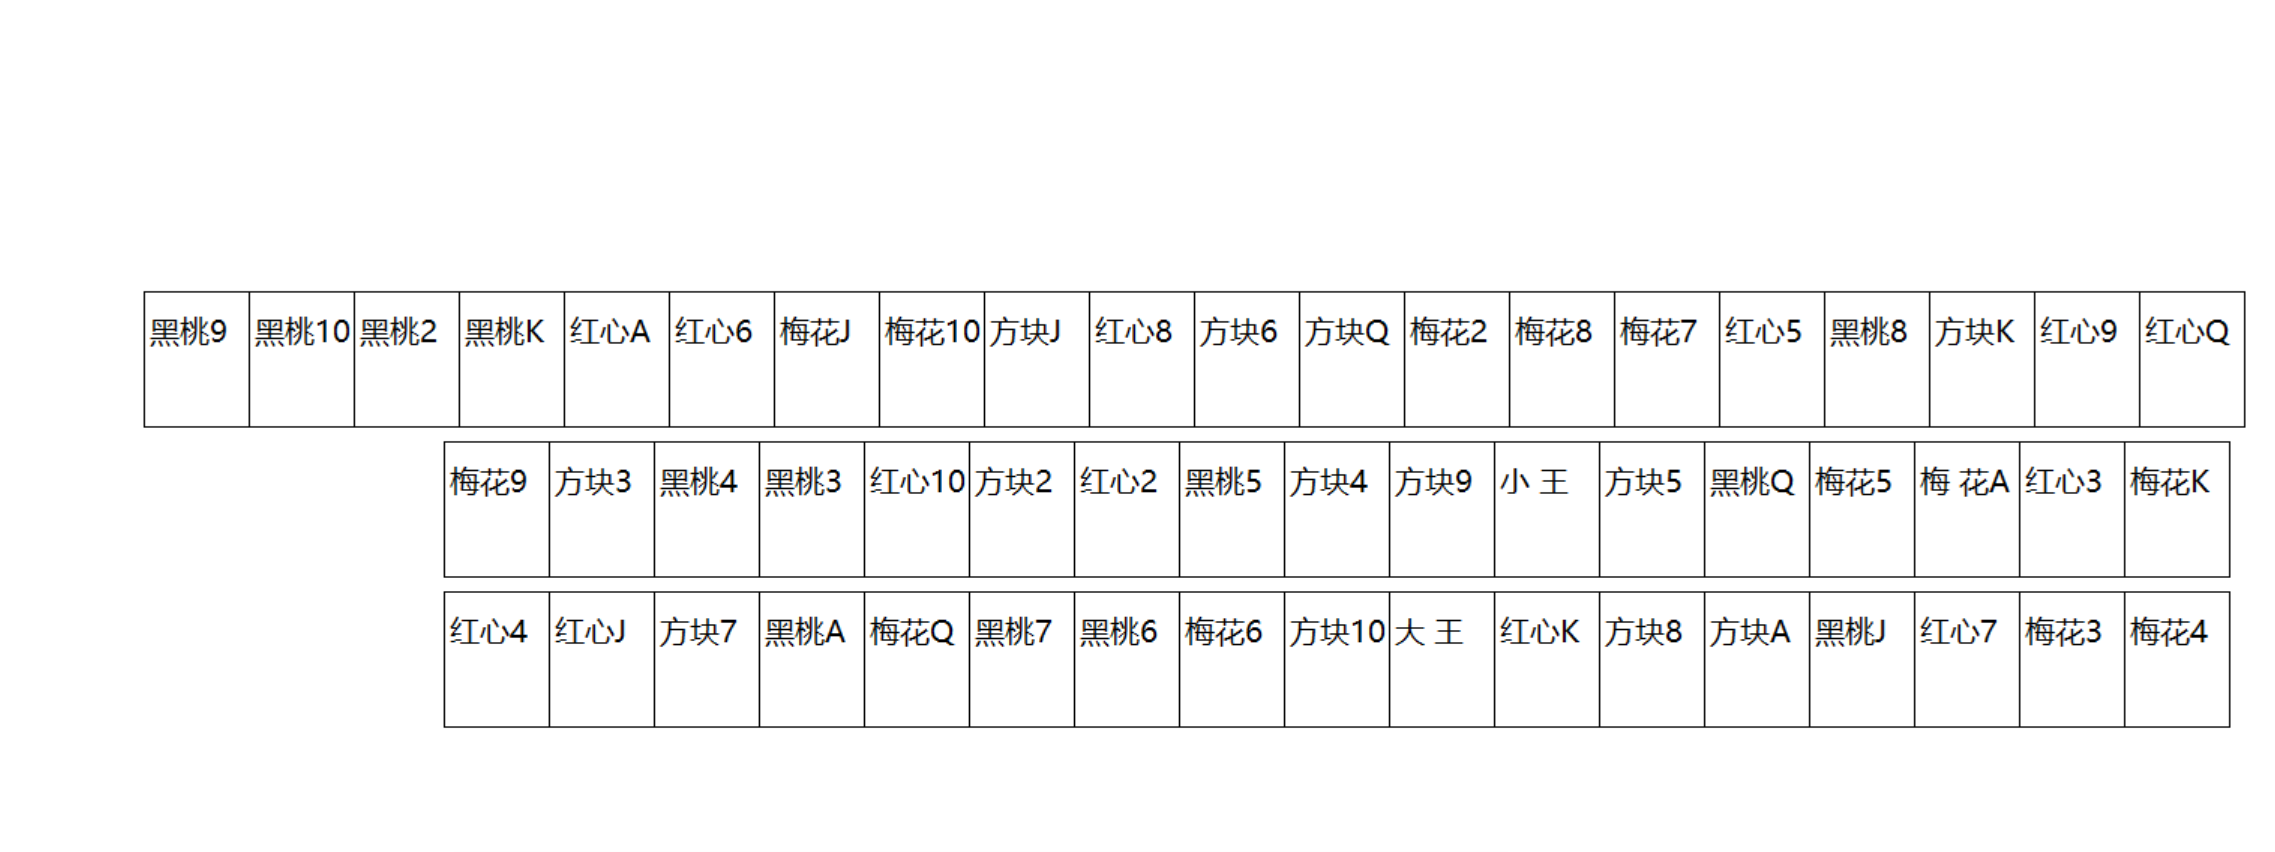

Write the Python code that produced this figure.
import random as r
import turtle as t
t.hideturtle()
t.speed(0)
pk=['红心A','红心2','红心3','红心4','红心5','红心6','红心7','红心8', '红心9','红心10','红心J','红心Q','红心K',
'黑桃A','黑桃2','黑桃3', '黑桃4','黑桃5','黑桃6','黑桃7','黑桃8', '黑桃9','黑桃10','黑桃J', '黑桃Q','黑桃K',
'方块A','方块2','方块3','方块4','方块5','方块6','方块7','方块8', '方块9','方块10','方块J','方块Q','方块K',
'梅 花A','梅花2','梅花3','梅花4','梅花5','梅花6','梅花7','梅花8', '梅花9','梅花10','梅花J','梅花Q','梅花K',
'小 王','大 王']
def yd(x,y):
    t.penup()
    t.goto(x,y)
    t.pendown()
def pm(x,y):
    yd(x,y)
    for i in range(2):
        t.forward(70)
        t.right(90)
        t.forward(90)
        t.right(90)
def zt(x,y,nr):
    pm(0+x,0+y)
    yd(5+x,-40+y)
    t.write(nr,font=("微软雅黑", 15, "normal"))
dz=[]
nm1=[]
nm2=[]
for i in range(17):
    num=r.randint(0,len(pk)-1)
    dz.append(pk[num])
    zt(-600+i*70,200,dz[i])
    del pk[num]
    num=r.randint(0,len(pk)-1)
    nm1.append(pk[num])
    zt(-400+i*70,100,nm1[i])
    del pk[num]
    num=r.randint(0,len(pk)-1)
    nm2.append(pk[num])
    zt(-400+i*70,0,nm2[i])
    del pk[num]
for j in range(1,4): 
    num=r.randint(0,len(pk)-1)
    dz.append(pk[num])
    zt(-600+i*70+j*70,200,dz[i+j])
    del pk[num]
